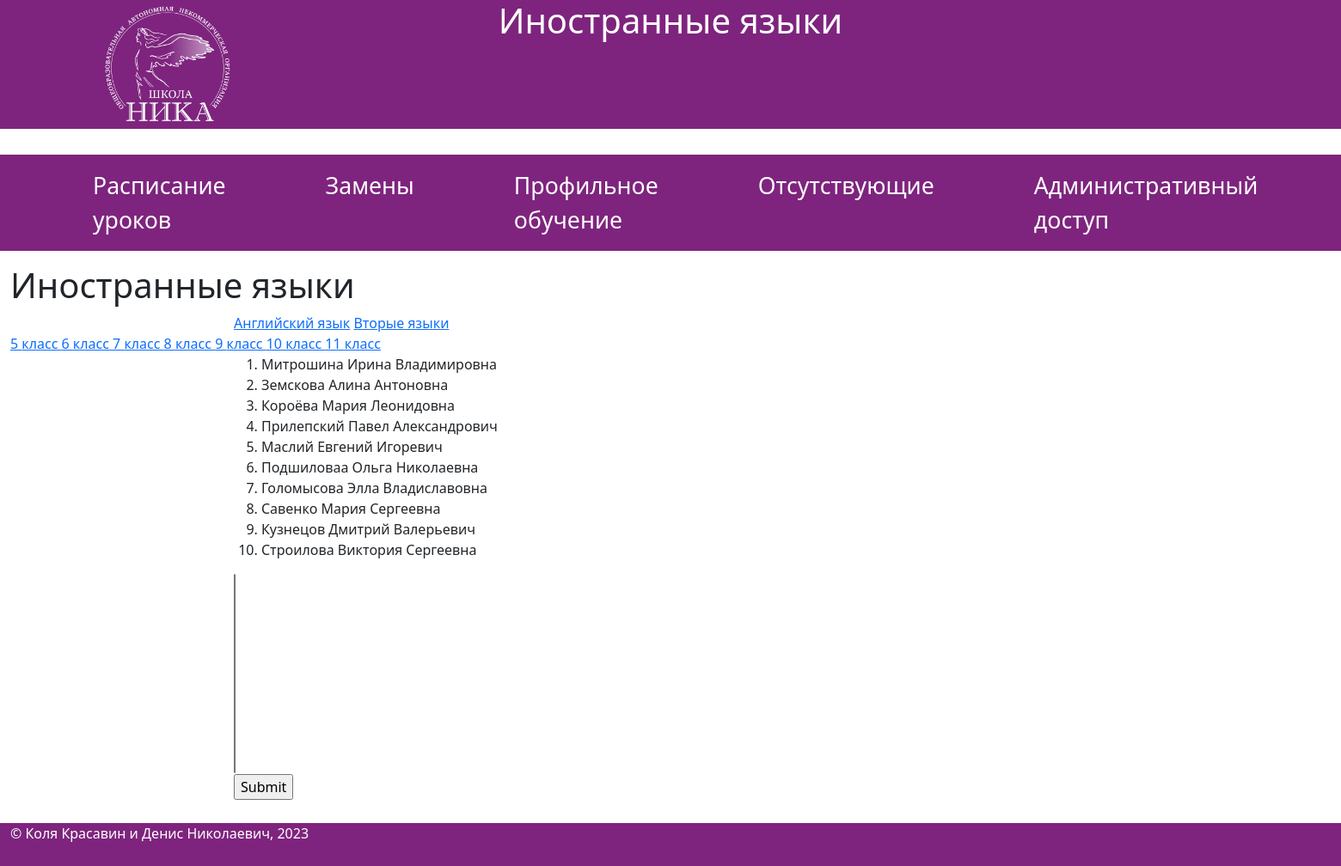
The app's page /languages/english/5, older data.
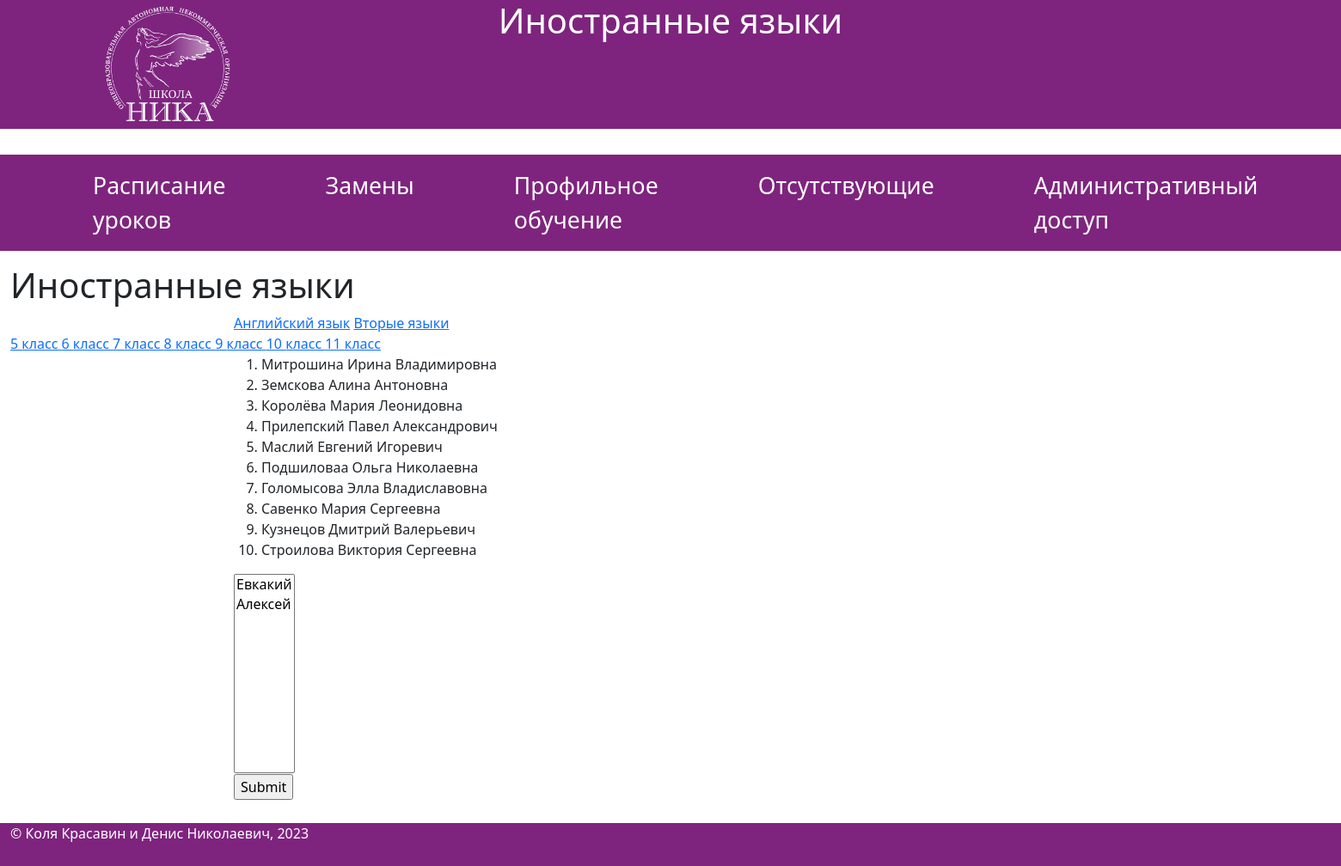
The same page, newer data.
### app/models.py (models this page shows)
class EnglishTeachers(db.Model):
    teacher_id = db.Column(db.Integer, primary_key=True)
    teacher_name = db.Column(db.String(30), index=True, unique=True)
    def __repr__(self):
        return f'{self.teacher_name}'

### app/routes.py (the view)
@app.route('/languages/<type>/<grade>')
def languages(type, grade):
    title = 'Иностранные языки'
    if type == 'english':
        teachers = EnglishTeachers.query.all()
    elif type == 'secondlang':
        teachers = SecondLangTeachers.query.all()
    pupils = Pupils.query.filter_by(grade=grade).add_columns(Pupils.pupil_name, Pupils.grade, Pupils.eng_group).all()
    return render_template('languages.html', title=title, teachers=teachers, pupils=pupils, type=type)

### app/templates/languages.html (shortened to what this page needs)
{% extends  "base.html" %}
{% block content %}
<h1>{{ title }}</h1>
<div class="row">
    <div class="col-2"></div>
    <div class="col-8">
        <a href="{{ url_for('languages', type='english', grade=5) }}">Английский язык</a>
        <a href="{{ url_for('languages', type='secondlang', grade=5) }}">Вторые языки</a>
    </div>
    <div class="col-8">
        {% for i in range(5,12) %}
        <a href="{{ url_for('languages', type=type, grade=i) }}">{{i}} класс </a>
        {% endfor %}
    </div>
    <div class="col-2"></div>
</div>
<div class="row l1">
    <div class="col-2"></div>
    <div class="col-8">
        <form name="languages">
            <ol>
                {% for teacher in teachers %}
                <li>{{ teacher }}</li>
                {% endfor %}
            </ol>
            <select name="pupils" size="{% if pupils|length < 10 %} {{ 10 }} {% else %} {{ pupils|length }} {% endif %}" width="">
                {% for pupil in pupils %}
                <option value="{{ pupil.pupil_id }}">{{ pupil.pupil_name }}</option>
                {% endfor %}
            </select>
            <p><input type="submit" text="Сохранить"></p>
        </form>
    </div>
    <div class="col-2"></div>
</div>
{% endblock %}

### app/templates/base.html (shortened to what this page needs)
<!DOCTYPE html>
<html lang="ru">
<head>
    <link href="https://cdn.jsdelivr.net/npm/bootstrap@5.2.3/dist/css/bootstrap.min.css" rel="stylesheet"
>
    <link rel="stylesheet" href="{{ url_for('static', filename='jquery-ui.css') }}">
    <link rel="stylesheet" href="{{ url_for('static', filename='style.css') }}">
</head>
<body>
    <header class="container-fluid fixed-top">
        <div class="row" style="height: 80px;">
            <div class="col-3 inner">
                <img src="{{ url_for('static', filename='logo.png') }}" width="150">
            </div>
            <div class="col-6 inner">
                <h1>{{ title }}</h1>
            </div>
            <div class="col-3 inner">
            </div>
        </div>
    </header>
    <menu class="navbar navbar-expand-lg">
        <div class="collapse navbar-collapse" id="navbarSupportedContent">
            <ol class="navbar-nav menu1">
                <li class="nav-item"><a href="{{ url_for('index') }}" class="nav-link">Расписание уроков</a></li>
                <li class="nav-item"><a href=# class="nav-link">Замены</a></li>
                <li class="nav-item"><a href="{{ url_for('profile') }}" class="nav-link">Профильное обучение</a></li>
                <li class="nav-item"><a href=# class="nav-link">Отсутствующие</a></li>
                <li class="nav-item"><a href=# class="nav-link">Административный доступ</a></li>
                <li class="nav-item"><a href="{{ url_for('languages', type='english', grade=5) }}" class="nav-link">Иностранные языки</a></li>
            </ol>
        </div>
    </menu>
    <main class="container-fluid position-relative">
        {% block content %}
        {% endblock %}
    </main>
    <footer class="container-fluid position-relative">
        <div class="row">
            <div class="col-12 inner_main">
                <p>© Коля Красавин и Денис Николаевич, 2023</p>
            </div>
        </div>
    </footer>
</body>
</html>

### app/static/style.css (style rules this page uses)
body { margin: 0; padding: 0; font-family:'Segoe UI', Tahoma, Geneva, Verdana, sans-serif; }
header { background-color: white; height: 100px; }
.inner { background-color: #7E247E; color: #FFF; text-align: center; }
menu { margin-top: 180px; background-color: #7E247E; }
.menu1 li a:link { text-decoration: none; color: #FFF; font-size: 20pt; margin-left: 100px; }
main { height: auto; min-height: 650px; }
footer { height: 50px; color:#FFF; background-color: #7E247E; }

Row changes from the older to the newer data that the page shows:
changed EnglishTeachers: teacher_name "Короёва Мария Леонидовна" → "Королёва Мария Леонидовна"
Text that changed along with them:
form field pupils: (not shown) → "Евкакий / Алексей"
